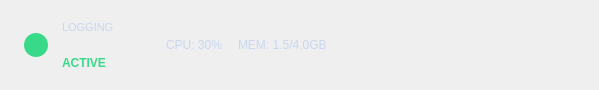
     <widget class="QFrame" name="footerFrame">
      <property name="minimumSize">
       <size>
        <width>0</width>
        <height>90</height>
       </size>
      </property>
      <property name="maximumSize">
       <size>
        <width>16777215</width>
        <height>90</height>
       </size>
      </property>
      <property name="styleSheet">
       <string>QFrame#footerFrame { background-color: #0b1a2b; }
    QLabel.footerLabel { color: #c9d7ef; font-size: 12px; }
    QLabel.footerValue { color: #39d98a; font-weight: 600; font-size: 12px; }</string>
      </property>
      <layout class="QHBoxLayout" name="footerLayout">
       <property name="spacing">
        <number>12</number>
       </property>
       <property name="leftMargin">
        <number>24</number>
       </property>
       <property name="topMargin">
        <number>10</number>
       </property>
       <property name="rightMargin">
        <number>24</number>
       </property>
       <property name="bottomMargin">
        <number>10</number>
       </property>
       <item>
        <layout class="QHBoxLayout" name="loggingLayout">
         <property name="spacing">
          <number>14</number>
         </property>
         <item>
          <widget class="QLabel" name="loggingIcon">
           <property name="minimumSize">
            <size>
             <width>24</width>
             <height>24</height>
            </size>
           </property>
           <property name="maximumSize">
            <size>
             <width>24</width>
             <height>24</height>
            </size>
           </property>
           <property name="styleSheet">
            <string>QLabel#loggingIcon { background-color: #39d98a; border-radius: 12px; padding: 2px; }</string>
           </property>
           <property name="text">
            <string/>
           </property>
           <property name="pixmap">
            <pixmap>../logo/scroll-text.png</pixmap>
           </property>
           <property name="scaledContents">
            <bool>true</bool>
           </property>
          </widget>
         </item>
         <item>
          <layout class="QVBoxLayout" name="loggingTextLayout">
           <property name="spacing">
            <number>2</number>
           </property>
           <item>
            <widget class="QLabel" name="loggingLabel">
             <property name="styleSheet">
              <string>QLabel#loggingLabel { color: #c9d7ef; font-size: 11px; }</string>
             </property>
             <property name="text">
              <string>LOGGING</string>
             </property>
            </widget>
           </item>
           <item>
            <widget class="QLabel" name="loggingValue">
             <property name="styleSheet">
              <string>QLabel#loggingValue { color: #39d98a; font-weight: 600; font-size: 12px; }</string>
             </property>
             <property name="text">
              <string>ACTIVE</string>
             </property>
            </widget>
           </item>
          </layout>
         </item>
        </layout>
       </item>
       <item>
        <spacer name="footerSpacer">
         <property name="orientation">
          <enum>Qt::Horizontal</enum>
         </property>
         <property name="sizeHint" stdset="0">
          <size>
           <width>40</width>
           <height>20</height>
          </size>
         </property>
        </spacer>
       </item>
       <item>
        <layout class="QHBoxLayout" name="systemLayout">
         <property name="spacing">
          <number>16</number>
         </property>
         <item>
          <widget class="QLabel" name="cpuLabel">
           <property name="styleSheet">
            <string>QLabel#cpuLabel { color: #c9d7ef; font-size: 12px; }</string>
           </property>
           <property name="text">
            <string>CPU: 30%</string>
           </property>
          </widget>
         </item>
         <item>
          <widget class="QLabel" name="memLabel">
           <property name="styleSheet">
            <string>QLabel#memLabel { color: #c9d7ef; font-size: 12px; }</string>
           </property>
           <property name="text">
            <string>MEM: 1.5/4.0GB</string>
           </property>
          </widget>
         </item>
        </layout>
       </item>
       <item>
        <spacer name="footerSpacerRight">
         <property name="orientation">
          <enum>Qt::Horizontal</enum>
         </property>
         <property name="sizeHint" stdset="0">
          <size>
           <width>40</width>
           <height>20</height>
          </size>
         </property>
        </spacer>
       </item>
       <item>
        <layout class="QHBoxLayout" name="footerLogoLayout">
         <property name="spacing">
          <number>12</number>
         </property>
         <item>
          <widget class="QLabel" name="footerCampusLogo">
           <property name="minimumSize">
            <size>
             <width>120</width>
             <height>64</height>
            </size>
           </property>
           <property name="maximumSize">
            <size>
             <width>120</width>
             <height>64</height>
            </size>
           </property>
           <property name="text">
            <string/>
           </property>
           <property name="pixmap">
            <pixmap>../logo/Telkom University.png</pixmap>
           </property>
           <property name="scaledContents">
            <bool>true</bool>
           </property>
           <property name="alignment">
            <set>Qt::AlignCenter</set>
           </property>
          </widget>
         </item>
         <item>
          <widget class="QLabel" name="footerRoboticLogo">
           <property name="minimumSize">
            <size>
             <width>64</width>
             <height>64</height>
            </size>
           </property>
           <property name="maximumSize">
            <size>
             <width>64</width>
             <height>64</height>
            </size>
           </property>
           <property name="text">
            <string/>
           </property>
           <property name="pixmap">
            <pixmap>../logo/Robotic SAS.png</pixmap>
           </property>
           <property name="scaledContents">
            <bool>true</bool>
           </property>
           <property name="alignment">
            <set>Qt::AlignCenter</set>
           </property>
          </widget>
         </item>
        </layout>
       </item>
      </layout>
     </widget>
